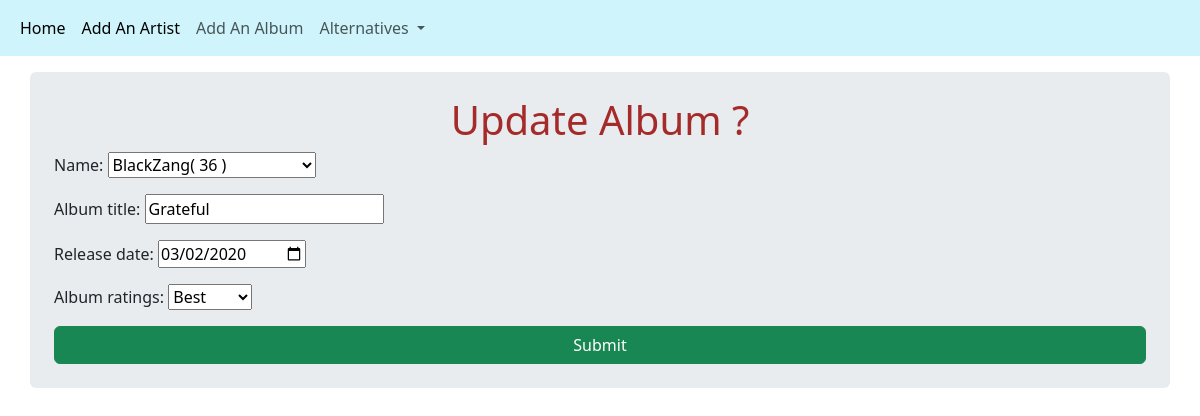
Page /update_album/8/2 on the committed database.
### Musician_Pedia/models.py (models this page shows, shortened)
class Album(models.Model):
    name = models.ForeignKey(Musician, on_delete = models.CASCADE)
    album_title = models.CharField(max_length=25)
    release_date = models.DateField()
    stars = ((1,'Worst'),
             (2,'Bad'),
             (3,'Average'),
             (4,'Good'),
             (5,'Best')
             )
    album_ratings = models.IntegerField(choices=stars)

### Musician_Pedia/views.py (the view)
# urls.py: path('update_album/<int:album_id>/<int:artist_id>',views.update_album, name='update_album'),
def update_album(request, album_id, artist_id):
    artist = Musician.objects.get(pk=artist_id)
    album = Album.objects.get(pk=album_id)
    form = AlbumForm(instance=album)
    dictionary = {
        'title': "Updating Album",
        'form': form,
    }
    if request.method == 'POST':
        form = AlbumForm( request.POST, instance= album )
        if form.is_valid():
            form.save()
            return HttpResponseRedirect(reverse('Musician_Pedia:album_list', args=[artist_id]))
    return render(request, 'update_album.html', context=dictionary)

### Musician_Pedia/forms.py
class AlbumForm(forms.ModelForm):
    class Meta:
        model = Album
        fields = '__all__'
        widgets = {
            'release_date': forms.DateInput(attrs={'type': 'date'})
        }

### Musician_Pedia/models.py (called while the page is built)
    def __str__(self):
        return self.first_name + '' + self.last_name + '' + f'( {self.artist_age} )'

### Templates/update_album.html (shortened to what this page needs)
{% extends 'base.html' %}
{% block body_block %}
<h1> Update Album ? </h1>
<form action="" method="POST">
    {{ form.as_p }}
    <input class="btn btn-success"  type="submit" value="Submit">
</form>
{% endblock %}

### Static/css/main.css (style rules this page uses)
h1 { text-align: center; color: brown; }
.btn { width: 100%; }

### rows in the picture
Album: name "BlackZang( 36 )", album_title "Grateful", release_date "03/02/2020", album_ratings "Best"
